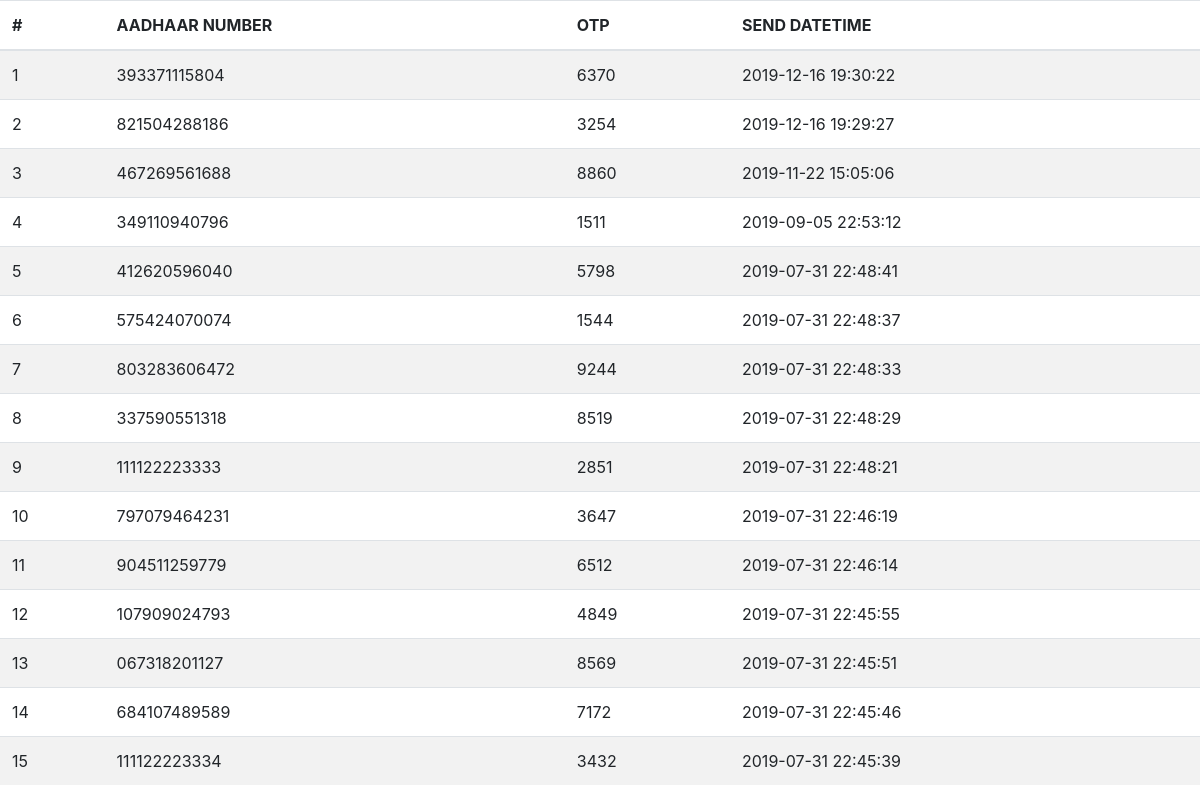
Page /pages/sms/sms.php on the earlier database version.
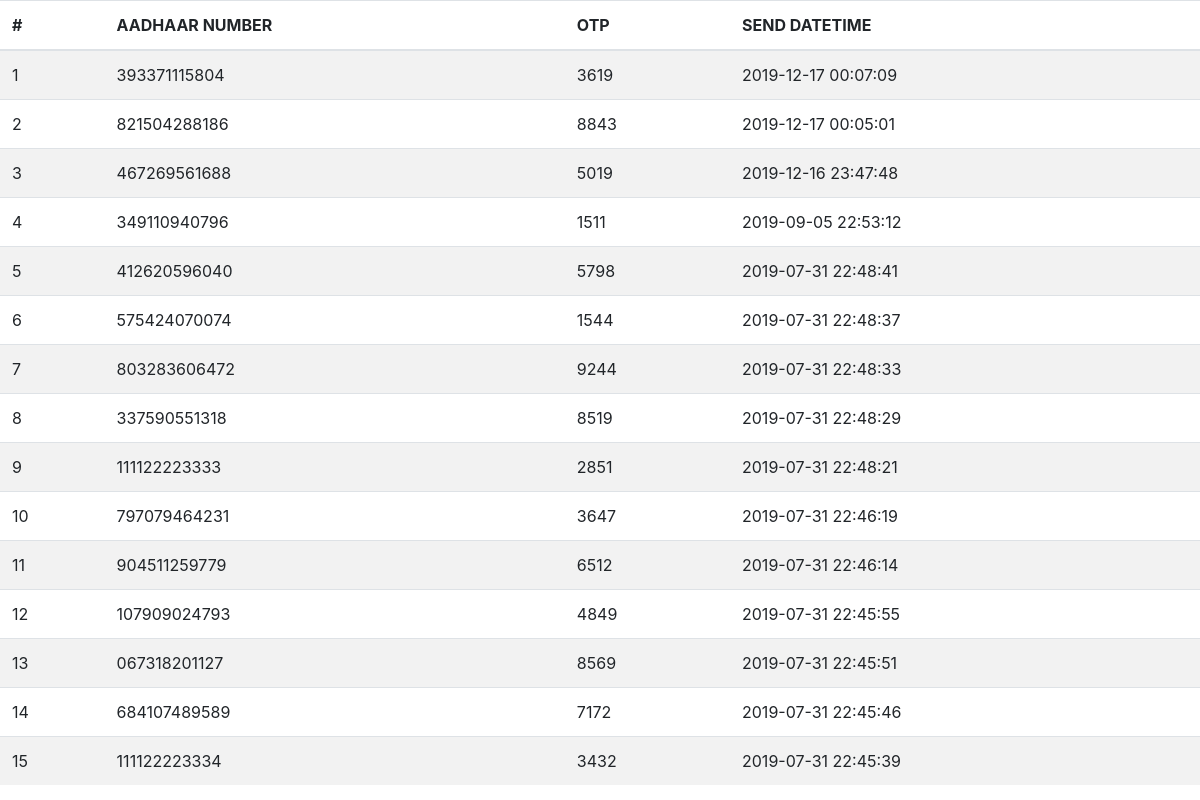
Same page on the later database version.
### tables this page shows
CREATE TABLE IF NOT EXISTS `otp_history` (
  `id` int(11) NOT NULL AUTO_INCREMENT,
  `aadhaar_num` varchar(45) NOT NULL,
  `otp` varchar(45) NOT NULL,
  `date_of_generation` datetime NOT NULL,
  PRIMARY KEY (`id`)
);

### pages/sms/sms.php (the view, shortened to what this page needs)
<!DOCTYPE html>
<html lang="en">
<head>
    <?php include '../../common/head.php'; ?>
    <link rel="stylesheet" href="./pages/sms/sms.css">
</head>
<body>
    <table class="table table-striped">
        <thead>
            <tr>
                <th scope="col">#</th>
                <th scope="col">AADHAAR NUMBER</th>
                <th scope="col">OTP</th>
                <th scope="col">SEND DATETIME</th>
            </tr>
        </thead>
        <tbody>
            <?php
            require '../../config/config.inc.php';
            $sql = "SELECT * FROM otp_history ORDER BY date_of_generation DESC LIMIT 100";
            $result = mysqli_query($conn, $sql);
             if(mysqli_num_rows($result)==0){
                echo '<tr><td colspan="4">No Rows Returned</td></tr>';
             }
             else{
                $rowNumber =1;
                 while($row = mysqli_fetch_assoc($result)){
                     echo "<tr>
                                <td>{$rowNumber}</td>
                                <td>{$row['aadhaar_num']}</td>
                                <td>{$row['otp']}</td>
                                <td>{$row['date_of_generation']}</td>
                            </tr>";
                            $rowNumber++;
                 }
             }
            ?>
        </tbody>
    </table>
</body>
</html>

Differences in the rows shown:
changed otp_history (number 1 of 15 on the later page): otp "6370" → "3619"; date_of_generation "2019-12-16 19:30:22" → "2019-12-17 00:07:09"
changed otp_history (number 2 of 15 on the later page): otp "3254" → "8843"; date_of_generation "2019-12-16 19:29:27" → "2019-12-17 00:05:01"
changed otp_history (number 3 of 15 on the later page): otp "8860" → "5019"; date_of_generation "2019-11-22 15:05:06" → "2019-12-16 23:47:48"
